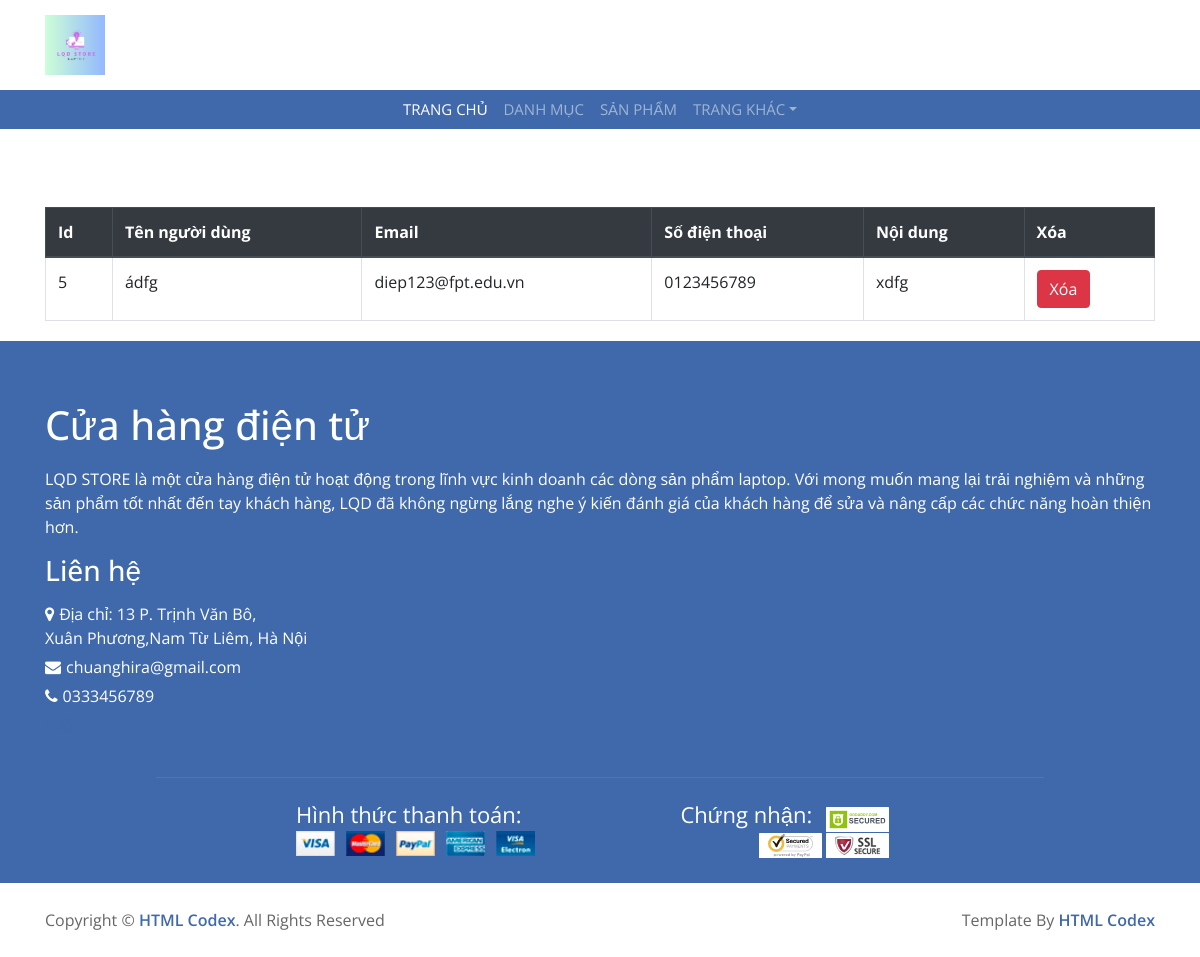
Page /admin/index.php?act=listlh on the committed database.
### tables this page shows
CREATE TABLE `lienhe` (
  `id` int NOT NULL,
  `lh_name` varchar(255) NOT NULL,
  `lh_email` varchar(255) NOT NULL,
  `lh_sdt` varchar(10) NOT NULL,
  `lh_noidung` text NOT NULL
);

### model/pdo.php (called while the page is built, shortened)
<?php
function pdo_get_connection(){
    $dburl = "mysql:host=localhost;dbname=duan1;charset=utf8";
    $username = 'root';
    $password = '';
    $conn = new PDO($dburl, $username, $password);
    $conn -> setAttribute(PDO::ATTR_ERRMODE, PDO::ERRMODE_EXCEPTION);
    return $conn;
}
function pdo_query($sql){
    $sql_args = array_slice(func_get_args(),1);
    try {
        $conn = pdo_get_connection();
        $stmt = $conn->prepare($sql);
        $stmt -> execute($sql_args);
        $rows = $stmt->fetchAll();
        return $rows;
    } catch (PDOException $e) {
        throw $e;
    }
    finally{
        unset($conn);
    }
}
?>

### admin/lienhe/list.php (the view)
<div class="container">
                <div class="row">
                    <div class="col-md-12">
                        <div class="table-responsive">
                            <div class="tieude adm">
                                <h2> Danh sách liên hệ</h2>
                            </div>
                            <table class="table table-bordered adm">
                                <thead class="thead-dark ">
                                    <tr>
                                        <th>Id</th>
                                        <th>Tên người dùng</th>
                                        <th>Email</th>
                                        <th>Số điện thoại</th>
                                        <th>Nội dung</th>
                                        <th>Xóa</th>
                                    </tr>
                                </thead>
                                <?php
                                foreach($listlienhe as $lienhe){
                                    extract($lienhe);
                                    $xoalh="index.php?act=xoalh&id=".$id;
                                echo'<tbody class="align-middle">
                                    <tr>
                                        <td>'.$id.'</td>
                                        <td>'.$lh_name.'</td>
                                        <td>'.$lh_email.'</td>
                                        <td>'.$lh_sdt.'</td>
                                        <td>'.$lh_noidung.'</td>
                                        <td><a href="'.$xoalh.'"><input type="button" value="Xóa" class="btn btn-danger"></a></td>
                                    </tr>
                                </tbody>';
                                }
                                ?>
                            </table>
                        </div>
                    </div>
                </div>
                </div>

### css/style.css (style rules this page uses)
body { color: #666666; font-family: 'Open Sans', sans-serif; font-weight: 400; background: #ffffff; }
a { color: #3F69AA; transition: 0.5s; }
h1, h2, h3, h4, h5, h6 { color: #666666; margin: 0 0 15px 0; padding: 0; }
.adm { margin-top: 20px; margin-bottom: 20px; }
.tieude { text-align: center; }
.tieude>h2 { color: white; }

### rows in the picture
lienhe: id "5", lh_name "ádfg", lh_email "diep123@fpt.edu.vn", lh_sdt "0123456789", lh_noidung "xdfg"
